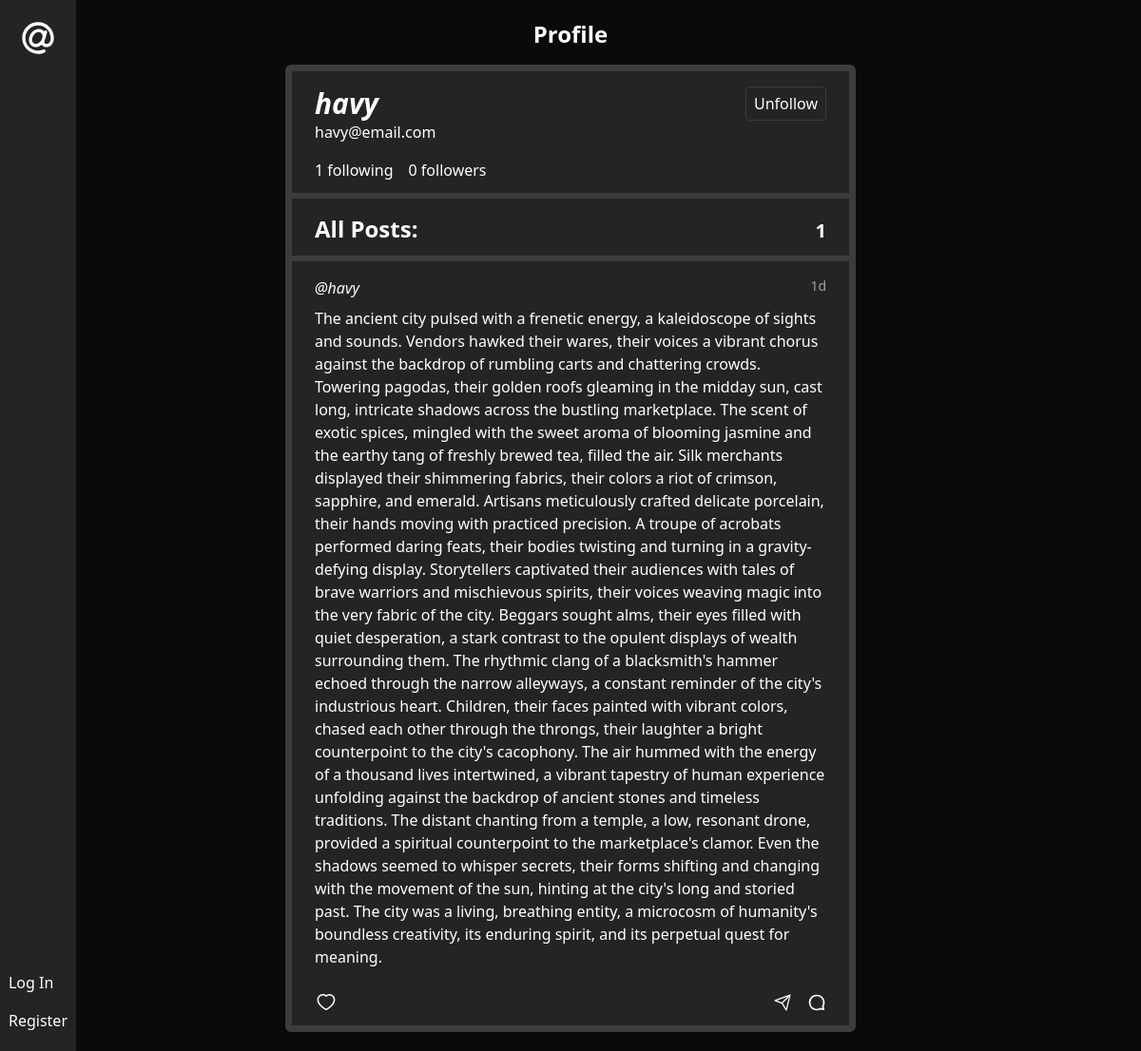
The page /profile/3 on the database its author committed.
### network/models.py (models this page shows, shortened)
class User(AbstractUser):
    pass

class Post(models.Model):
    user = models.ForeignKey(User, on_delete=models.CASCADE, related_name='author')
    content = models.CharField(max_length=999)
    likers = models.ManyToManyField(User, through='Like', related_name='liked_posts')
    time = models.DateTimeField(auto_now_add=True)
    def time_ago(self):
        diff = now() - self.time
        if diff < timedelta(minutes=1):
            return "Just now"
        elif diff < timedelta(hours=1):
            return f"{int(diff.total_seconds() / 60)}m"
        elif diff < timedelta(days=1):
            return f"{int(diff.total_seconds() / 3600)}h"
        elif diff < timedelta(days=7):
            return f"{diff.days}d"
        else:
            return self.time.strftime('%d %b %Y')

### network/views.py (the view)
# urls.py: path("profile/<int:user_id>", views.profile, name="profile"),
def profile(request, user_id):
    user = User.objects.get(pk=user_id)
    posts = Post.objects.filter(user=user).order_by('id').reverse()
    followed = Follow.objects.filter(follower=user)
    followers = Follow.objects.filter(followed=user)
    return render(request, "network/profile.html", {
        'profileUser': user,
        'posts': posts,
        'followed': followed,
        'followers': followers
    })

### network/templates/network/profile.html (shortened to what this page needs)
{% extends "network/layout.html" %}
{% block body %}
    <h1 class="text-2xl font-bold mb-4">
       Profile
    </h1>
    <div class="posts">
        <div class="profile">
            <div class="flex justify-between">
                <div class="font-bold italic text-3xl">{{ profileUser.username }}</div>
                {% if user.id != profileUser.id %}
                    {% if followed %}
                        <a href="{% url 'makeFollow' follower_id=profileUser.id type='unfollow' %}" class="button">Unfollow</a>
                    {% else %}
                        <a href="{% url 'makeFollow' follower_id=profileUser.id type='follow' %}" class="button">Follow</a>
                    {% endif %}
                {% endif %}
            </div>
            <div>{{ profileUser.email }}</div>
            <div class="flex gap-4 mt-4">
                <div>{{followed.count}} following</div>
                <div>{{followers.count}} followers</div>
            </div>
        </div>
        <div class="profile flex justify-between items-end  font-semibold ">
            <h1 class="text-2xl">All Posts:</h1>
            <h2 class="text-xl">{{posts|length}}</h2>
        </div>
        {% for post in posts %}
            <div class="post" id="{{ post.id }}">
                <div class="flex justify-between">
                    <h1 class="post-username italic">@{{post.user}}</h1>
                    <h3 class="post-time text-sm text-gray-400">{{ post.time_ago }}</h3>
                </div>
                <h1 class="post-content mt-2 mb-6">{{post.content}}</h1>
                <div class="flex gap-4 items-center justify-between">
                    <a class="hover:opacity-80 cursor-pointer flex items-center" onclick="event.stopPropagation(); alert('Liked!');">
                        <img class="h-6 w-6 self-start" src="../../static/icons/heart.svg" alt="Like">
                    </a>
                    <div class="flex gap-4">
                        <a class="hover:opacity-80 cursor-pointer flex items-center" onclick="event.stopPropagation(); alert('Share!');">
                            <img class="h-5 w-5 self-end" src="../../static/icons/share.svg" alt="Share">
                        </a>
                        <a class="hover:opacity-80 cursor-pointer flex items-center" onclick="event.stopPropagation(); alert('Comment!');">
                            <img class="h-5 w-5 self-end" src="../../static/icons/comment.svg" alt="Comment">
                        </a>
                    </div>
                </div>
            </div>
        {% endfor %}
    </div>
    {% if user.is_authenticated %}
        {% load static %}
    {% endif %}
{% endblock %}

### network/static/network/styles.css (style rules this page uses)
:root { --text-color: white; --bg-color: #0a0a0a; --sidebar-bg: rgb(36, 36, 36); --input-bg: rgba(1, 1, 1, .8); --border-color: #3c3c3c; --focus-ring: #3b82f6; }
html { color: var(--text-color); background-color: var(--bg-color); }
button, .button { border: 1px solid var(--border-color); border-radius: 4px; padding: 4px 8px; display: flex; align-items: center; justify-content: center; }
.posts { width: 600px; border: 4px solid var(--border-color); border-radius: 6px; }
.post, .profile { padding: 16px 24px; padding-bottom: 12px; background-color: var(--sidebar-bg); border: 3px solid var(--border-color); cursor: pointer; }
.profile { cursor: default; }

### rows shown on the page
User: username "havy", email "havy@email.com"
Post: user "havy", time_ago "1d", content "The ancient city pulsed with a frenetic energy, a kaleidoscope of sights and sounds. Vendors hawked their wares, their voices a vibrant chorus against the backdrop of rumbling carts and chattering crowds. Towering pagodas, their golden roofs gleaming in the midday sun, cast long, intricate shadows across the bustling marketplace. The scent of exotic spices, mingled with the sweet aroma of blooming jasmine and the earthy tang of freshly brewed tea, filled the air. Silk merchants displayed their shimmering fabrics, their colors a riot of crimson, sapphire, and emerald. Artisans meticulously crafted delicate porcelain, their hands moving with practiced precision. A troupe of acrobats performed…"

### other values the page prints
{{ followed.count }} "1"
{{ followers.count }} "0"
{{ posts|length }} "1"
